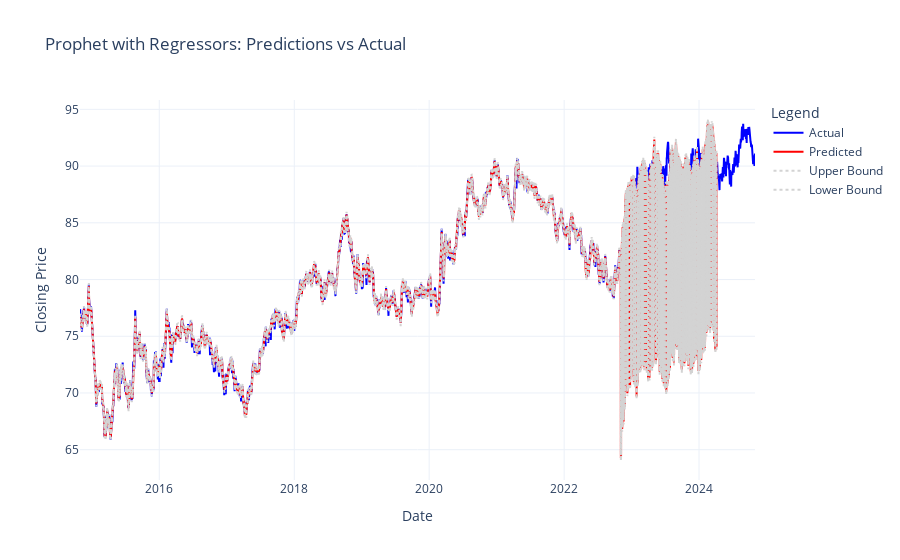

This figure's notebook cell:
### Code cell
import pandas as pd
from prophet import Prophet
import plotly.graph_objects as go
from sklearn.metrics import mean_absolute_error, mean_squared_error
import numpy as np

# Load the data
# Ensure your dataset has columns like 'Date', 'Closing_price', 'RSI', 'MACD', etc.
df = eur_inr  # Replace `eur_inr` with your actual dataframe variable
print("Columns in dataset:", df.columns)

# Rename columns as Prophet requires 'ds' (date) and 'y' (target)
df.rename(columns={'Date': 'ds', 'Closing_price': 'y'}, inplace=True)

# Drop missing values
df.dropna(inplace=True)

# Add 'cap' column for logistic growth (define a realistic upper limit for your target variable)
df['cap'] = df['y'].max() * 1.1  # 10% higher than max value as an example
df['floor'] = 0  # Optionally, add a floor column

# Specify the additional regressors
regressors = [
    'Deseasonalized_Day_high', 'Deseasonalized_Day_low',
    'Deseasonalized_Open_price', 'EMA_100', 'EMA_200', 'EMA_50', 'RSI',
    'MACD', 'Signal_Line', 'MACD_Histogram', 'SMA', 'Upper Band', 'Lower Band'
]

# Ensure all specified regressors are present in the dataset
missing_regressors = [r for r in regressors if r not in df.columns]
if missing_regressors:
    raise ValueError(f"Missing regressors in dataset: {missing_regressors}")

# Initialize the Prophet model with tuned hyperparameters
prophet_model = Prophet(
    changepoint_prior_scale=best_params['changepoint_prior_scale'],
    seasonality_prior_scale=best_params['seasonality_prior_scale'],
    holidays_prior_scale=best_params['holidays_prior_scale'],
    changepoint_range=best_params['changepoint_range'],
    growth='logistic'  # Ensure logistic growth
)

# Add each regressor to the Prophet model
for regressor in regressors:
    prophet_model.add_regressor(regressor)

# Split data into training and testing sets (80% train, 20% test)
train_size = int(0.8 * len(df))
train = df[:train_size]
test = df[train_size:]

# Train the model
prophet_model.fit(train[['ds', 'y', 'cap', 'floor'] + regressors])

# Create a future dataframe for predictions
future = prophet_model.make_future_dataframe(periods=len(test))
future['cap'] = df['cap'].iloc[0]  # Use the same cap value for future
future['floor'] = df['floor'].iloc[0]  # Use the same floor value for future

# Add regressors to the future dataframe
for regressor in regressors:
    future[regressor] = df[regressor]

# Make predictions
forecast = prophet_model.predict(future)



# Evaluate on train and test sets
train_forecast = prophet_model.predict(train[['ds', 'cap', 'floor'] + regressors])
train_yhat = train_forecast['yhat'].values
train_metrics = evaluate_model(train['y'].values, train_yhat)

test_forecast = prophet_model.predict(test[['ds', 'cap', 'floor'] + regressors])
test_yhat = test_forecast['yhat'].values
test_metrics = evaluate_model(test['y'].values, test_yhat)

# Print metrics
print("Train Metrics:")
print(f"MAE: {train_metrics[0]:.4f}, MSE: {train_metrics[1]:.4f}, RMSE: {train_metrics[2]:.4f}, MAPE: {train_metrics[3]:.2f}%, Accuracy: {train_metrics[4]:.2f}%")
print("\nTest Metrics:")
print(f"MAE: {test_metrics[0]:.4f}, MSE: {test_metrics[1]:.4f}, RMSE: {test_metrics[2]:.4f}, MAPE: {test_metrics[3]:.2f}%, Accuracy: {test_metrics[4]:.2f}%")
mae, mse, rmse, mape, accuracy = evaluate_model(test['y'].values, test_yhat)

evaluation_metrics = {
    "Mean Absolute Error (MAE)": round(mae, 2),
    "Mean Squared Error (MSE)": round(mse, 2),
    "R-squared (R²)": round(r2, 2)
}

# Print the dictionary
print("hProphet_Metrics:")
for metric, value in evaluation_metrics.items():
    print(f"{metric}: {value}")
# Plot predictions vs actual values
fig = go.Figure()

# Plot actual values
fig.add_trace(go.Scatter(x=df['ds'], y=df['y'], mode='lines', name='Actual', line=dict(color='blue')))

# Plot predicted values
fig.add_trace(go.Scatter(x=forecast['ds'], y=forecast['yhat'], mode='lines', name='Predicted', line=dict(color='red')))

# Plot upper and lower bounds
fig.add_trace(go.Scatter(
    x=forecast['ds'], y=forecast['yhat_upper'], mode='lines', name='Upper Bound',
    line=dict(color='lightgrey', dash='dot')
))
fig.add_trace(go.Scatter(
    x=forecast['ds'], y=forecast['yhat_lower'], mode='lines', name='Lower Bound',
    line=dict(color='lightgrey', dash='dot')
))

# Update layout
fig.update_layout(
    title="Prophet with Regressors: Predictions vs Actual",
    xaxis_title="Date",
    yaxis_title="Closing Price",
    legend_title="Legend",
    template="plotly_white"
)

fig.show()

### Figure 1 — Plotly figure (JSON) as saved in the notebook; plotly's stock layout.template omitted (floating-point values rounded to 4 significant figures; data arrays with more than 128 entries replaced by an {"elided": "..."} marker saying what was removed)
{"data": [{"line": {"color": "blue"}, "mode": "lines", "name": "Actual", "type": "scatter", "x": {"elided": "2609 str values"}, "y": {"elided": "2609 float values"}}, {"line": {"color": "red"}, "mode": "lines", "name": "Predicted", "type": "scatter", "x": {"elided": "2609 str values"}, "y": {"elided": "2609 float values"}}, {"line": {"color": "lightgrey", "dash": "dot"}, "mode": "lines", "name": "Upper Bound", "type": "scatter", "x": {"elided": "2609 str values"}, "y": {"elided": "2609 float values"}}, {"line": {"color": "lightgrey", "dash": "dot"}, "mode": "lines", "name": "Lower Bound", "type": "scatter", "x": {"elided": "2609 str values"}, "y": {"elided": "2609 float values"}}], "layout": {"legend": {"title": {"text": "Legend"}}, "title": {"text": "Prophet with Regressors: Predictions vs Actual"}, "xaxis": {"title": {"text": "Date"}}, "yaxis": {"title": {"text": "Closing Price"}}}}
